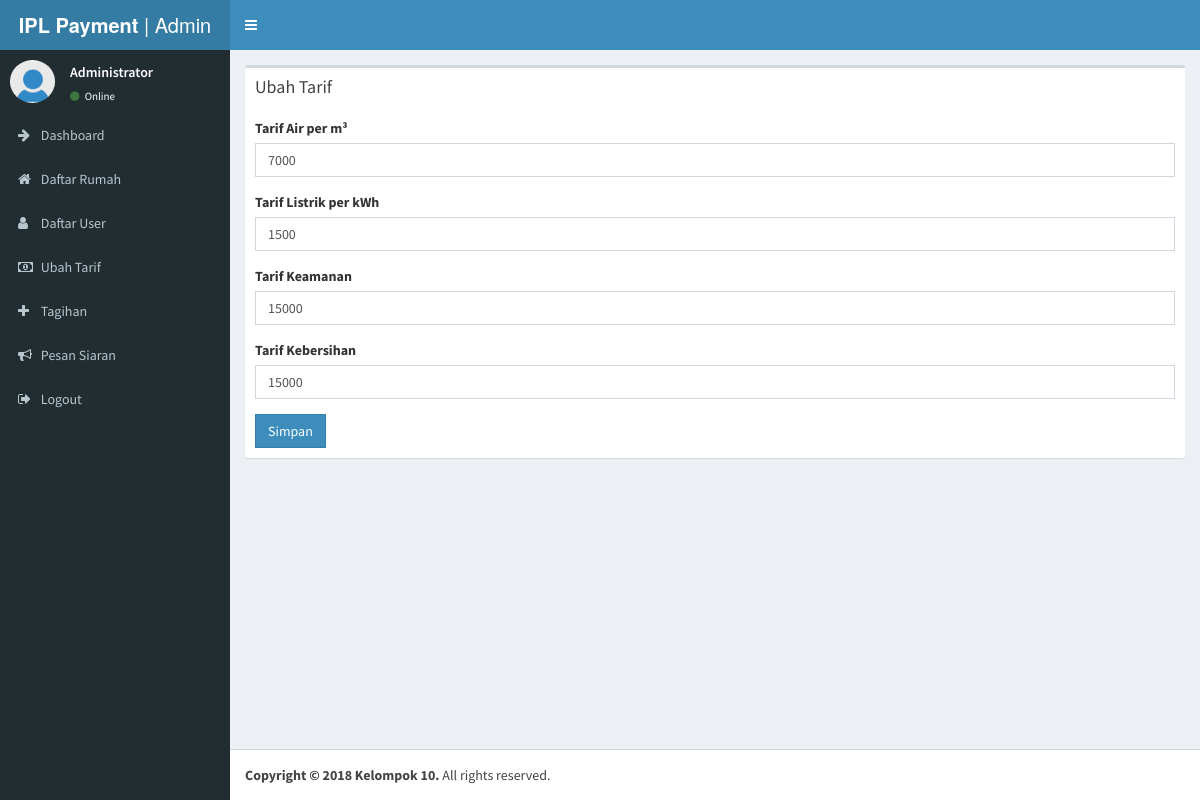
/admin/tarif.php (signed in), run on the app's committed database.
### tables this page shows
CREATE TABLE `tarif` (
  `air` int(11) NOT NULL,
  `listrik` int(11) NOT NULL,
  `keamanan` int(11) NOT NULL,
  `kebersihan` int(11) NOT NULL
);

### admin/tarif.php (the view, shortened to what this page needs)
<?php
require_once "../config/koneksi.php";
$adminId = $_SESSION['admin'];
$resPanitia = mysqli_query($conn, "SELECT * FROM admin WHERE id='$adminId'");
$rowPanitia = mysqli_fetch_assoc($resPanitia);
$resOperator = mysqli_query($conn, "SELECT * FROM tarif");
$rowOperator = mysqli_fetch_assoc($resOperator);
?>
<!DOCTYPE html>
<html>
<head>
  <link rel="stylesheet" href="../lib/bootstrap/css/bootstrap.min.css">
  <link rel="stylesheet" href="https://cdnjs.cloudflare.com/ajax/libs/font-awesome/4.5.0/css/font-awesome.min.css">
  <link rel="stylesheet" href="https://cdnjs.cloudflare.com/ajax/libs/ionicons/2.0.1/css/ionicons.min.css">
  <link rel="stylesheet" href="../dist/css/AdminLTE.min.css">
  <link rel="stylesheet" href="../dist/css/skins/_all-skins.min.css">
  <link rel="stylesheet" href="../plugins/iCheck/flat/blue.css">
  <link rel="stylesheet" href="../plugins/morris/morris.css">
  <link rel="stylesheet" href="../plugins/jvectormap/jquery-jvectormap-1.2.2.css">
  <link rel="stylesheet" href="../plugins/datepicker/datepicker3.css">
  <link rel="stylesheet" href="../plugins/daterangepicker/daterangepicker.css">
  <link rel="stylesheet" href="../plugins/bootstrap-wysihtml5/bootstrap3-wysihtml5.min.css">
</head>
<body class="hold-transition skin-blue sidebar-mini">
<div class="wrapper">
  <header class="main-header">
    <a href="index.php" class="logo">
      <span class="logo-lg"><b>IPL Payment</b> | Admin</span>
    </a>
    <nav class="navbar navbar-static-top">
      <a href="#" class="sidebar-toggle" data-toggle="offcanvas" role="button">
      </a>
    </nav>
  </header>
  <aside class="main-sidebar">
    <section class="sidebar">
      <div class="user-panel">
        <div class="pull-left image">
          <img src="../images/user.jpg" class="img-circle" alt="User Image">
        </div>
        <div class="pull-left info">
          <p><?php echo $rowPanitia['nama']; ?></p>
          <a href="#"><i class="fa fa-circle text-success"></i> Online</a>
        </div>
      </div>
      <?php include('../config/nav.php'); ?>
    </section>
  </aside>
  <div class="content-wrapper">
    <section class="content">
          <div class="box">
            <div class="box-header">
              <h3 class="box-title">Ubah Tarif</h3>
            </div>
            <div class="box-body">
              <form action="" method="post">
      <div class="form-group has-feedback">
        <label>Tarif Air per m³</label>
        <input type="text" class="form-control" placeholder="Tarif Air per m³" required="required" name="air" value="<?php echo $rowOperator['air']; ?>">
      </div>
      <div class="form-group has-feedback">
        <label>Tarif Listrik per kWh</label>
        <input type="text" class="form-control" placeholder="Tarif Listrik per kWh" required="required" name="listrik" value="<?php echo $rowOperator['listrik']; ?>">
      </div>
      <div class="form-group has-feedback">
        <label>Tarif Keamanan</label>
        <input type="text" class="form-control" placeholder="Tarif Keamanan" required="required" name="keamanan" value="<?php echo $rowOperator['keamanan']; ?>">
      </div>
      <div class="form-group has-feedback">
        <label>Tarif Kebersihan</label>
        <input type="text" class="form-control" placeholder="Tarif Kebersihan" required="required" name="kebersihan" value="<?php echo $rowOperator['kebersihan']; ?>">
      </div>
      <div class="row">
        <div class="col-xs-8">
          <button type="submit" class="btn btn-primary btn-flat">Simpan</button>
        </div>
        <div class="col-xs-4">
        </div>
      </div>
    </form>
            </div>
          </div>
    </section>
  </div>
  <footer class="main-footer">
    <strong>Copyright &copy; 2018 Kelompok 10.</strong> All rights
    reserved.
  </footer>
</div>
</body>
</html>

### data on the page
tarif: air "7000", listrik "1500", keamanan "15000", kebersihan "15000"

### other printed values
$rowPanitia['nama'] "Administrator"
